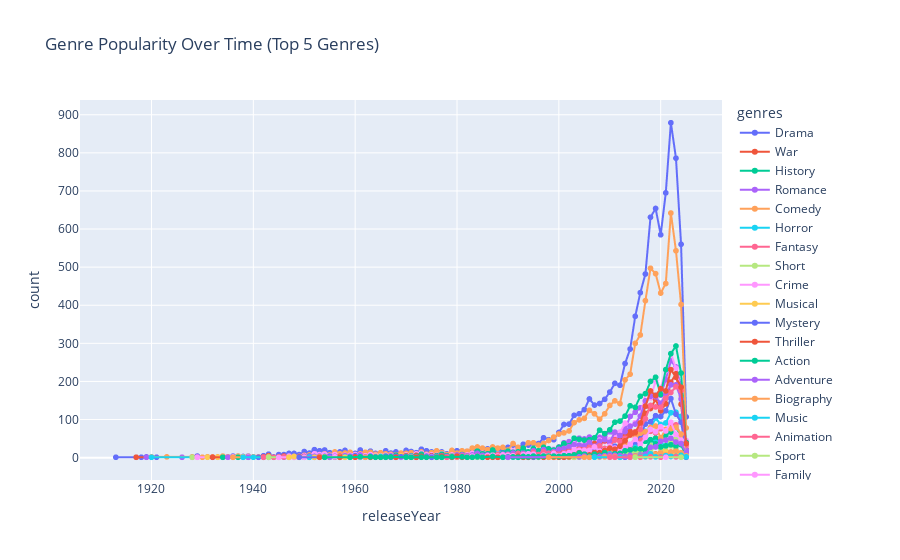

Write notebook code for a chart like this one.
### Code cell
fig = px.line(genre_popularity, x='releaseYear', y='count', color='genres',
              title='Genre Popularity Over Time (Top 5 Genres)',
              markers=True)
fig.show()

### Figure 1 — Plotly figure (JSON) as saved in the notebook; plotly's stock layout.template omitted (floating-point values rounded to 4 significant figures)
{"data": [{"hovertemplate": "genres=Drama<br>releaseYear=%{x}<br>count=%{y}<extra></extra>", "legendgroup": "Drama", "line": {"color": "#636efa", "dash": "solid"}, "marker": {"symbol": "circle"}, "mode": "lines+markers", "name": "Drama", "showlegend": true, "type": "scattergl", "x": [1913, 1917, 1918, 1919, 1920, 1921, 1926, 1928, 1929, 1931, 1934, 1935, 1936, 1937, 1938, 1939, 1940, 1942, 1943, 1944, 1945, 1946, 1947, 1948, 1949, 1950, 1951, 1952, 1953, 1954, 1955, 1956, 1957, 1958, 1959, 1960, 1961, 1962, 1963, 1964, 1965, 1966, 1967, 1968, 1969, 1970, 1971, 1972, 1973, 1974, 1975, 1976, 1977, 1978, 1979, 1980, 1981, 1982, 1983, 1984, 1985, 1986, 1987, 1988, 1989, 1990, 1991, 1992, 1993, 1994, 1995, 1996, 1997, 1998, 1999, 2000, 2001, 2002, 2003, 2004, 2005, 2006, 2007, 2008, 2009, 2010, 2011, 2012, 2013, 2014, 2015, 2016, 2017, 2018, 2019, 2020, 2021, 2022, 2023, 2024, 2025], "xaxis": "x", "y": [1, 1, 1, 2, 1, 1, 1, 2, 4, 2, 3, 2, 4, 4, 3, 4, 2, 5, 9, 2, 8, 8, 11, 11, 8, 16, 12, 21, 18, 20, 13, 14, 15, 19, 12, 11, 20, 13, 17, 11, 11, 18, 12, 15, 11, 19, 16, 13, 22, 18, 15, 16, 15, 10, 16, 18, 15, 17, 22, 24, 17, 23, 27, 20, 21, 27, 33, 25, 35, 33, 37, 37, 52, 47, 47, 66, 87, 88, 111, 115, 126, 154, 138, 142, 153, 172, 195, 190, 247, 285, 371, 433, 482, 631, 654, 585, 695, 879, 786, 560, 107], "yaxis": "y"}, {"hovertemplate": "genres=War<br>releaseYear=%{x}<br>count=%{y}<extra></extra>", "legendgroup": "War", "line": {"color": "#EF553B", "dash": "solid"}, "marker": {"symbol": "circle"}, "mode": "lines+markers", "name": "War", "showlegend": true, "type": "scattergl", "x": [1917, 1937, 1938, 1940, 1942, 1943, 1944, 1945, 1946, 1949, 1950, 1951, 1952, 1953, 1954, 1955, 1956, 1958, 1959, 1960, 1961, 1962, 1963, 1965, 1966, 1968, 1969, 1971, 1972, 1975, 1976, 1977, 1980, 1981, 1982, 1983, 1984, 1985, 1987, 1988, 1989, 1991, 1992, 1993, 1994, 1997, 1998, 1999, 2000, 2001, 2002, 2003, 2004, 2005, 2006, 2007, 2008, 2009, 2010, 2011, 2012, 2013, 2014, 2015, 2016, 2017, 2018, 2019, 2020, 2021, 2022, 2023, 2024, 2025], "xaxis": "x", "y": [1, 2, 1, 2, 1, 5, 1, 1, 4, 1, 1, 1, 4, 3, 1, 1, 1, 3, 4, 2, 2, 2, 2, 2, 2, 3, 2, 1, 1, 1, 1, 1, 1, 3, 2, 1, 1, 3, 5, 4, 1, 2, 3, 1, 1, 1, 3, 1, 1, 3, 1, 1, 3, 7, 5, 3, 2, 7, 7, 6, 3, 3, 9, 13, 9, 10, 13, 10, 13, 11, 14, 19, 6, 1], "yaxis": "y"}, {"hovertemplate": "genres=History<br>releaseYear=%{x}<br>count=%{y}<extra></extra>", "legendgroup": "History", "line": {"color": "#00cc96", "dash": "solid"}, "marker": {"symbol": "circle"}, "mode": "lines+markers", "name": "History", "showlegend": true, "type": "scattergl", "x": [1919, 1938, 1942, 1947, 1948, 1949, 1950, 1951, 1952, 1954, 1955, 1956, 1957, 1958, 1960, 1961, 1963, 1966, 1968, 1970, 1971, 1975, 1976, 1977, 1978, 1979, 1980, 1981, 1982, 1984, 1985, 1986, 1987, 1989, 1990, 1991, 1992, 1993, 1994, 1995, 1996, 1997, 1998, 1999, 2000, 2001, 2002, 2003, 2004, 2005, 2006, 2007, 2008, 2009, 2010, 2011, 2012, 2013, 2014, 2015, 2016, 2017, 2018, 2019, 2020, 2021, 2022, 2023, 2024, 2025], "xaxis": "x", "y": [1, 1, 1, 1, 2, 1, 2, 2, 1, 2, 2, 3, 1, 3, 2, 2, 1, 2, 1, 1, 2, 1, 2, 1, 1, 1, 1, 2, 2, 1, 1, 2, 1, 2, 1, 2, 1, 4, 1, 1, 1, 1, 2, 2, 4, 5, 5, 1, 2, 7, 2, 5, 12, 14, 15, 14, 18, 17, 28, 28, 36, 43, 47, 51, 44, 59, 67, 80, 56, 9], "yaxis": "y"}, {"hovertemplate": "genres=Romance<br>releaseYear=%{x}<br>count=%{y}<extra></extra>", "legendgroup": "Romance", "line": {"color": "#ab63fa", "dash": "solid"}, "marker": {"symbol": "circle"}, "mode": "lines+markers", "name": "Romance", "showlegend": true, "type": "scattergl", "x": [1919, 1920, 1926, 1928, 1929, 1931, 1933, 1935, 1936, 1937, 1939, 1941, 1942, 1945, 1946, 1947, 1948, 1949, 1950, 1951, 1952, 1953, 1954, 1955, 1956, 1957, 1958, 1959, 1960, 1961, 1962, 1963, 1964, 1965, 1966, 1967, 1968, 1969, 1970, 1971, 1972, 1973, 1974, 1975, 1976, 1977, 1978, 1979, 1980, 1981, 1982, 1983, 1984, 1985, 1986, 1987, 1988, 1989, 1990, 1991, 1992, 1993, 1994, 1995, 1996, 1997, 1998, 1999, 2000, 2001, 2002, 2003, 2004, 2005, 2006, 2007, 2008, 2009, 2010, 2011, 2012, 2013, 2014, 2015, 2016, 2017, 2018, 2019, 2020, 2021, 2022, 2023, 2024, 2025], "xaxis": "x", "y": [1, 1, 1, 1, 2, 1, 1, 2, 1, 1, 3, 1, 2, 2, 1, 3, 1, 2, 4, 6, 6, 6, 5, 2, 5, 9, 4, 9, 2, 6, 4, 3, 5, 3, 7, 4, 2, 2, 6, 4, 4, 4, 2, 2, 5, 1, 4, 2, 1, 7, 1, 11, 9, 5, 5, 7, 7, 4, 4, 10, 11, 15, 15, 13, 13, 18, 22, 22, 28, 39, 42, 40, 51, 49, 54, 46, 53, 56, 68, 56, 55, 74, 108, 119, 131, 135, 170, 164, 164, 205, 254, 238, 186, 40], "yaxis": "y"}, {"hovertemplate": "genres=Comedy<br>releaseYear=%{x}<br>count=%{y}<extra></extra>", "legendgroup": "Comedy", "line": {"color": "#FFA15A", "dash": "solid"}, "marker": {"symbol": "circle"}, "mode": "lines+markers", "name": "Comedy", "showlegend": true, "type": "scattergl", "x": [1920, 1923, 1928, 1929, 1930, 1931, 1932, 1933, 1934, 1935, 1936, 1937, 1938, 1939, 1940, 1941, 1942, 1943, 1945, 1946, 1947, 1949, 1950, 1951, 1952, 1953, 1954, 1955, 1956, 1957, 1958, 1959, 1960, 1961, 1962, 1963, 1964, 1965, 1966, 1967, 1968, 1969, 1970, 1971, 1972, 1973, 1974, 1975, 1976, 1977, 1978, 1979, 1980, 1981, 1982, 1983, 1984, 1985, 1986, 1987, 1988, 1989, 1990, 1991, 1992, 1993, 1994, 1995, 1996, 1997, 1998, 1999, 2000, 2001, 2002, 2003, 2004, 2005, 2006, 2007, 2008, 2009, 2010, 2011, 2012, 2013, 2014, 2015, 2016, 2017, 2018, 2019, 2020, 2021, 2022, 2023, 2024, 2025], "xaxis": "x", "y": [2, 2, 2, 1, 1, 2, 2, 2, 4, 2, 2, 4, 2, 3, 2, 2, 1, 3, 2, 2, 1, 3, 6, 7, 8, 6, 10, 7, 15, 10, 12, 14, 8, 10, 14, 14, 9, 13, 10, 9, 7, 12, 11, 13, 9, 15, 9, 13, 18, 13, 8, 19, 12, 18, 17, 25, 28, 25, 21, 28, 25, 27, 20, 37, 27, 25, 39, 39, 33, 37, 45, 54, 62, 65, 70, 92, 99, 103, 124, 115, 101, 115, 137, 149, 142, 204, 219, 300, 322, 412, 497, 483, 432, 457, 642, 543, 402, 78], "yaxis": "y"}, {"hovertemplate": "genres=Horror<br>releaseYear=%{x}<br>count=%{y}<extra></extra>", "legendgroup": "Horror", "line": {"color": "#19d3f3", "dash": "solid"}, "marker": {"symbol": "circle"}, "mode": "lines+markers", "name": "Horror", "showlegend": true, "type": "scattergl", "x": [1920, 1939, 1943, 1944, 1945, 1949, 1952, 1954, 1959, 1960, 1961, 1962, 1963, 1966, 1968, 1969, 1970, 1971, 1972, 1973, 1974, 1976, 1978, 1979, 1980, 1981, 1982, 1983, 1984, 1985, 1986, 1987, 1988, 1989, 1990, 1991, 1992, 1994, 1996, 1997, 1998, 1999, 2000, 2001, 2002, 2003, 2004, 2005, 2006, 2007, 2008, 2009, 2010, 2011, 2012, 2013, 2014, 2015, 2016, 2017, 2018, 2019, 2020, 2021, 2022, 2023, 2024, 2025], "xaxis": "x", "y": [1, 1, 1, 1, 2, 2, 1, 1, 3, 2, 1, 1, 2, 1, 1, 1, 3, 5, 2, 2, 2, 2, 3, 1, 2, 2, 2, 3, 2, 1, 3, 4, 3, 4, 3, 1, 1, 2, 3, 3, 7, 7, 6, 7, 14, 10, 17, 20, 16, 22, 15, 24, 21, 23, 22, 33, 33, 36, 49, 69, 78, 104, 87, 91, 118, 119, 108, 3], "yaxis": "y"}, {"hovertemplate": "genres=Fantasy<br>releaseYear=%{x}<br>count=%{y}<extra></extra>", "legendgroup": "Fantasy", "line": {"color": "#FF6692", "dash": "solid"}, "marker": {"symbol": "circle"}, "mode": "lines+markers", "name": "Fantasy", "showlegend": true, "type": "scattergl", "x": [1928, 1932, 1944, 1945, 1949, 1950, 1951, 1955, 1957, 1960, 1963, 1966, 1969, 1971, 1973, 1974, 1975, 1976, 1978, 1980, 1982, 1984, 1985, 1986, 1987, 1988, 1989, 1990, 1991, 1992, 1993, 1994, 1995, 1996, 1997, 1998, 1999, 2000, 2001, 2002, 2003, 2004, 2005, 2006, 2007, 2008, 2009, 2010, 2011, 2012, 2013, 2014, 2015, 2016, 2017, 2018, 2019, 2020, 2021, 2022, 2023, 2024, 2025], "xaxis": "x", "y": [1, 1, 1, 1, 1, 1, 2, 2, 1, 1, 1, 1, 1, 3, 3, 3, 1, 1, 3, 2, 1, 5, 1, 2, 3, 5, 5, 1, 2, 3, 8, 6, 3, 4, 6, 6, 5, 7, 14, 9, 9, 16, 11, 16, 16, 18, 24, 16, 17, 20, 21, 26, 33, 48, 61, 69, 65, 76, 71, 88, 86, 60, 9], "yaxis": "y"}, {"hovertemplate": "genres=Short<br>releaseYear=%{x}<br>count=%{y}<extra></extra>", "legendgroup": "Short", "line": {"color": "#B6E880", "dash": "solid"}, "marker": {"symbol": "circle"}, "mode": "lines+markers", "name": "Short", "showlegend": true, "type": "scattergl", "x": [1928, 1942, 1943, 1946, 1953, 1955, 1966, 1970, 1979, 1988, 1993, 1996, 1998, 1999, 2001, 2002, 2003, 2004, 2006, 2008, 2010, 2011, 2012, 2013, 2014, 2015, 2016, 2017, 2018, 2019, 2020, 2021, 2022, 2023, 2024], "xaxis": "x", "y": [1, 1, 1, 2, 1, 1, 1, 1, 1, 1, 1, 1, 1, 1, 1, 1, 1, 1, 3, 1, 1, 2, 3, 3, 4, 4, 8, 11, 15, 30, 24, 29, 31, 22, 7], "yaxis": "y"}, {"hovertemplate": "genres=Crime<br>releaseYear=%{x}<br>count=%{y}<extra></extra>", "legendgroup": "Crime", "line": {"color": "#FF97FF", "dash": "solid"}, "marker": {"symbol": "circle"}, "mode": "lines+markers", "name": "Crime", "showlegend": true, "type": "scattergl", "x": [1929, 1932, 1934, 1935, 1936, 1937, 1938, 1939, 1941, 1942, 1943, 1945, 1947, 1948, 1949, 1950, 1951, 1952, 1953, 1954, 1955, 1956, 1957, 1958, 1959, 1960, 1961, 1962, 1963, 1964, 1965, 1966, 1967, 1968, 1969, 1970, 1971, 1972, 1973, 1974, 1975, 1976, 1977, 1978, 1979, 1980, 1981, 1982, 1983, 1984, 1985, 1986, 1987, 1988, 1989, 1990, 1991, 1992, 1993, 1994, 1995, 1996, 1997, 1998, 1999, 2000, 2001, 2002, 2003, 2004, 2005, 2006, 2007, 2008, 2009, 2010, 2011, 2012, 2013, 2014, 2015, 2016, 2017, 2018, 2019, 2020, 2021, 2022, 2023, 2024, 2025], "xaxis": "x", "y": [1, 1, 1, 1, 2, 2, 1, 2, 1, 1, 1, 1, 4, 2, 2, 5, 4, 10, 8, 9, 5, 8, 5, 6, 6, 8, 8, 5, 8, 6, 5, 6, 6, 3, 2, 7, 4, 10, 12, 7, 7, 6, 10, 5, 7, 5, 6, 7, 11, 9, 11, 10, 9, 10, 10, 15, 18, 12, 12, 12, 19, 15, 18, 24, 22, 26, 32, 30, 36, 28, 38, 40, 42, 46, 42, 47, 58, 67, 90, 84, 92, 109, 168, 157, 200, 183, 229, 273, 235, 169, 45], "yaxis": "y"}, {"hovertemplate": "genres=Musical<br>releaseYear=%{x}<br>count=%{y}<extra></extra>", "legendgroup": "Musical", "line": {"color": "#FECB52", "dash": "solid"}, "marker": {"symbol": "circle"}, "mode": "lines+markers", "name": "Musical", "showlegend": true, "type": "scattergl", "x": [1931, 1933, 1934, 1936, 1937, 1938, 1940, 1945, 1949, 1951, 1952, 1953, 1954, 1956, 1957, 1958, 1959, 1961, 1962, 1963, 1964, 1965, 1966, 1967, 1968, 1969, 1970, 1971, 1973, 1974, 1975, 1978, 1983, 1984, 1986, 1987, 1988, 1992, 1993, 1994, 1995, 1996, 1998, 1999, 2000, 2001, 2002, 2003, 2004, 2005, 2006, 2007, 2008, 2009, 2010, 2011, 2012, 2013, 2014, 2015, 2016, 2017, 2018, 2019, 2020, 2021, 2022, 2023, 2024], "xaxis": "x", "y": [1, 1, 2, 1, 2, 2, 1, 1, 1, 1, 1, 1, 2, 3, 4, 3, 1, 1, 2, 1, 4, 4, 4, 1, 1, 5, 2, 2, 1, 1, 1, 1, 2, 2, 2, 1, 1, 2, 1, 1, 1, 2, 1, 1, 1, 3, 3, 2, 3, 3, 2, 3, 2, 3, 3, 1, 3, 6, 5, 4, 10, 13, 7, 9, 10, 18, 7, 9, 4], "yaxis": "y"}, {"hovertemplate": "genres=Mystery<br>releaseYear=%{x}<br>count=%{y}<extra></extra>", "legendgroup": "Mystery", "line": {"color": "#636efa", "dash": "solid"}, "marker": {"symbol": "circle"}, "mode": "lines+markers", "name": "Mystery", "showlegend": true, "type": "scattergl", "x": [1932, 1934, 1941, 1943, 1948, 1949, 1950, 1951, 1952, 1953, 1954, 1955, 1956, 1957, 1958, 1959, 1960, 1961, 1962, 1963, 1964, 1965, 1966, 1967, 1968, 1969, 1970, 1971, 1972, 1973, 1974, 1976, 1977, 1979, 1980, 1981, 1982, 1983, 1985, 1986, 1987, 1988, 1990, 1992, 1993, 1994, 1995, 1996, 1997, 1998, 1999, 2000, 2001, 2002, 2003, 2004, 2005, 2006, 2007, 2008, 2009, 2010, 2011, 2012, 2013, 2014, 2015, 2016, 2017, 2018, 2019, 2020, 2021, 2022, 2023, 2024, 2025], "xaxis": "x", "y": [1, 1, 1, 1, 1, 2, 2, 4, 3, 2, 3, 4, 2, 1, 3, 2, 5, 2, 2, 4, 2, 1, 3, 1, 1, 1, 4, 2, 3, 2, 2, 1, 1, 1, 1, 1, 2, 2, 1, 2, 3, 1, 1, 1, 5, 1, 3, 3, 10, 6, 13, 6, 9, 14, 15, 18, 19, 17, 26, 20, 21, 18, 30, 26, 23, 35, 39, 60, 88, 94, 110, 108, 123, 155, 114, 93, 18], "yaxis": "y"}, {"hovertemplate": "genres=Thriller<br>releaseYear=%{x}<br>count=%{y}<extra></extra>", "legendgroup": "Thriller", "line": {"color": "#EF553B", "dash": "solid"}, "marker": {"symbol": "circle"}, "mode": "lines+markers", "name": "Thriller", "showlegend": true, "type": "scattergl", "x": [1932, 1934, 1942, 1943, 1945, 1946, 1947, 1948, 1949, 1950, 1951, 1952, 1953, 1954, 1956, 1957, 1958, 1960, 1961, 1963, 1964, 1965, 1966, 1967, 1970, 1971, 1972, 1973, 1974, 1975, 1976, 1977, 1978, 1979, 1982, 1983, 1984, 1985, 1986, 1987, 1988, 1990, 1991, 1992, 1993, 1994, 1995, 1996, 1997, 1998, 1999, 2000, 2001, 2002, 2003, 2004, 2005, 2006, 2007, 2008, 2009, 2010, 2011, 2012, 2013, 2014, 2015, 2016, 2017, 2018, 2019, 2020, 2021, 2022, 2023, 2024, 2025], "xaxis": "x", "y": [1, 1, 2, 1, 2, 2, 1, 1, 2, 3, 1, 1, 1, 2, 3, 4, 5, 2, 1, 1, 1, 1, 2, 4, 5, 4, 6, 5, 3, 5, 2, 2, 2, 2, 5, 5, 5, 4, 5, 4, 4, 2, 4, 6, 9, 4, 4, 8, 8, 11, 7, 19, 15, 21, 13, 24, 28, 35, 37, 36, 44, 40, 47, 45, 56, 69, 61, 72, 116, 129, 153, 123, 141, 198, 220, 140, 22], "yaxis": "y"}, {"hovertemplate": "genres=Action<br>releaseYear=%{x}<br>count=%{y}<extra></extra>", "legendgroup": "Action", "line": {"color": "#00cc96", "dash": "solid"}, "marker": {"symbol": "circle"}, "mode": "lines+markers", "name": "Action", "showlegend": true, "type": "scattergl", "x": [1934, 1937, 1939, 1948, 1953, 1955, 1958, 1959, 1961, 1962, 1963, 1965, 1966, 1968, 1969, 1970, 1971, 1972, 1973, 1974, 1975, 1976, 1977, 1978, 1979, 1980, 1981, 1982, 1983, 1984, 1985, 1986, 1987, 1988, 1989, 1990, 1991, 1992, 1993, 1994, 1995, 1996, 1997, 1998, 1999, 2000, 2001, 2002, 2003, 2004, 2005, 2006, 2007, 2008, 2009, 2010, 2011, 2012, 2013, 2014, 2015, 2016, 2017, 2018, 2019, 2020, 2021, 2022, 2023, 2024, 2025], "xaxis": "x", "y": [1, 1, 1, 2, 1, 1, 2, 1, 2, 1, 2, 1, 4, 6, 2, 2, 4, 3, 9, 4, 3, 5, 9, 5, 4, 6, 8, 3, 6, 17, 10, 10, 20, 9, 12, 17, 14, 15, 25, 15, 24, 18, 27, 23, 20, 27, 37, 31, 51, 48, 46, 47, 52, 72, 63, 73, 93, 96, 109, 136, 132, 161, 168, 200, 211, 166, 231, 273, 293, 222, 40], "yaxis": "y"}, {"hovertemplate": "genres=Adventure<br>releaseYear=%{x}<br>count=%{y}<extra></extra>", "legendgroup": "Adventure", "line": {"color": "#ab63fa", "dash": "solid"}, "marker": {"symbol": "circle"}, "mode": "lines+markers", "name": "Adventure", "showlegend": true, "type": "scattergl", "x": [1935, 1936, 1939, 1942, 1943, 1947, 1948, 1950, 1951, 1952, 1953, 1955, 1956, 1957, 1958, 1959, 1961, 1962, 1963, 1964, 1965, 1966, 1967, 1968, 1969, 1971, 1972, 1973, 1974, 1975, 1976, 1977, 1978, 1979, 1980, 1981, 1982, 1983, 1984, 1985, 1986, 1987, 1988, 1989, 1990, 1991, 1992, 1993, 1994, 1995, 1996, 1997, 1998, 1999, 2000, 2001, 2002, 2003, 2004, 2005, 2006, 2007, 2008, 2009, 2010, 2011, 2012, 2013, 2014, 2015, 2016, 2017, 2018, 2019, 2020, 2021, 2022, 2023, 2024, 2025], "xaxis": "x", "y": [1, 1, 1, 1, 1, 1, 1, 2, 2, 2, 4, 1, 3, 1, 5, 4, 7, 2, 2, 2, 2, 3, 5, 3, 2, 3, 1, 3, 4, 3, 3, 5, 3, 2, 7, 7, 5, 7, 11, 6, 7, 6, 3, 9, 9, 12, 8, 11, 7, 18, 8, 21, 12, 16, 22, 24, 29, 34, 33, 31, 40, 30, 43, 47, 40, 67, 58, 68, 82, 88, 109, 149, 161, 160, 143, 166, 191, 191, 154, 20], "yaxis": "y"}, {"hovertemplate": "genres=Biography<br>releaseYear=%{x}<br>count=%{y}<extra></extra>", "legendgroup": "Biography", "line": {"color": "#FFA15A", "dash": "solid"}, "marker": {"symbol": "circle"}, "mode": "lines+markers", "name": "Biography", "showlegend": true, "type": "scattergl", "x": [1936, 1942, 1947, 1948, 1951, 1952, 1954, 1957, 1958, 1962, 1963, 1965, 1966, 1968, 1972, 1973, 1974, 1978, 1979, 1980, 1981, 1982, 1983, 1984, 1985, 1986, 1987, 1988, 1989, 1990, 1991, 1992, 1993, 1994, 1996, 1997, 1998, 1999, 2000, 2001, 2002, 2003, 2004, 2005, 2006, 2007, 2008, 2009, 2010, 2011, 2012, 2013, 2014, 2015, 2016, 2017, 2018, 2019, 2020, 2021, 2022, 2023, 2024, 2025], "xaxis": "x", "y": [1, 1, 1, 3, 1, 1, 1, 2, 1, 1, 1, 1, 1, 2, 1, 1, 1, 1, 2, 1, 1, 3, 1, 2, 2, 4, 3, 1, 3, 5, 4, 1, 4, 1, 1, 4, 2, 1, 5, 4, 5, 7, 6, 12, 8, 11, 10, 16, 18, 21, 21, 35, 35, 51, 64, 68, 79, 83, 52, 74, 76, 80, 62, 6], "yaxis": "y"}, {"hovertemplate": "genres=Music<br>releaseYear=%{x}<br>count=%{y}<extra></extra>", "legendgroup": "Music", "line": {"color": "#19d3f3", "dash": "solid"}, "marker": {"symbol": "circle"}, "mode": "lines+markers", "name": "Music", "showlegend": true, "type": "scattergl", "x": [1938, 1940, 1950, 1951, 1952, 1956, 1957, 1958, 1961, 1963, 1965, 1966, 1968, 1969, 1970, 1971, 1972, 1973, 1974, 1975, 1977, 1979, 1980, 1981, 1983, 1984, 1985, 1986, 1987, 1988, 1989, 1990, 1991, 1992, 1993, 1994, 1995, 1996, 1997, 1998, 2000, 2001, 2002, 2003, 2004, 2005, 2006, 2007, 2008, 2009, 2010, 2011, 2012, 2013, 2014, 2015, 2016, 2017, 2018, 2019, 2020, 2021, 2022, 2023, 2024, 2025], "xaxis": "x", "y": [1, 1, 1, 1, 1, 2, 1, 2, 1, 1, 3, 1, 1, 1, 3, 1, 2, 2, 1, 1, 2, 1, 4, 2, 3, 2, 1, 2, 2, 2, 2, 2, 2, 2, 2, 3, 1, 1, 2, 3, 6, 2, 5, 4, 7, 4, 14, 7, 10, 4, 10, 10, 13, 13, 17, 27, 18, 17, 46, 40, 41, 29, 48, 41, 34, 4], "yaxis": "y"}, {"hovertemplate": "genres=Animation<br>releaseYear=%{x}<br>count=%{y}<extra></extra>", "legendgroup": "Animation", "line": {"color": "#FF6692", "dash": "solid"}, "marker": {"symbol": "circle"}, "mode": "lines+markers", "name": "Animation", "showlegend": true, "type": "scattergl", "x": [1942, 1943, 1946, 1948, 1967, 1968, 1969, 1971, 1973, 1975, 1976, 1978, 1979, 1980, 1981, 1982, 1983, 1984, 1985, 1986, 1987, 1988, 1989, 1990, 1991, 1992, 1993, 1994, 1995, 1996, 1997, 1998, 1999, 2000, 2001, 2002, 2003, 2004, 2005, 2006, 2007, 2008, 2009, 2010, 2011, 2012, 2013, 2014, 2015, 2016, 2017, 2018, 2019, 2020, 2021, 2022, 2023, 2024, 2025], "xaxis": "x", "y": [1, 1, 2, 1, 1, 1, 1, 2, 2, 1, 2, 1, 3, 2, 4, 3, 3, 4, 1, 4, 6, 8, 6, 7, 6, 11, 9, 9, 14, 8, 15, 11, 13, 9, 13, 16, 18, 22, 21, 27, 29, 31, 22, 30, 46, 42, 51, 59, 68, 74, 102, 137, 133, 132, 156, 171, 186, 176, 32], "yaxis": "y"}, {"hovertemplate": "genres=Sport<br>releaseYear=%{x}<br>count=%{y}<extra></extra>", "legendgroup": "Sport", "line": {"color": "#B6E880", "dash": "solid"}, "marker": {"symbol": "circle"}, "mode": "lines+markers", "name": "Sport", "showlegend": true, "type": "scattergl", "x": [1943, 1953, 1954, 1957, 1958, 1970, 1973, 1977, 1984, 1986, 1987, 1990, 1991, 1993, 1994, 1996, 1998, 1999, 2000, 2001, 2002, 2003, 2004, 2005, 2006, 2007, 2008, 2009, 2010, 2011, 2012, 2013, 2014, 2015, 2016, 2017, 2018, 2019, 2020, 2021, 2022, 2023, 2024, 2025], "xaxis": "x", "y": [1, 1, 2, 1, 1, 1, 1, 1, 2, 1, 1, 1, 3, 2, 2, 1, 1, 3, 3, 5, 2, 5, 5, 7, 8, 5, 8, 5, 5, 8, 10, 13, 10, 15, 19, 20, 32, 32, 27, 29, 41, 49, 46, 12], "yaxis": "y"}, {"hovertemplate": "genres=Family<br>releaseYear=%{x}<br>count=%{y}<extra></extra>", "legendgroup": "Family", "line": {"color": "#FF97FF", "dash": "solid"}, "marker": {"symbol": "circle"}, "mode": "lines+markers", "name": "Family", "showlegend": true, "type": "scattergl", "x": [1945, 1948, 1950, 1953, 1954, 1956, 1960, 1961, 1963, 1967, 1969, 1970, 1971, 1973, 1974, 1975, 1976, 1979, 1980, 1981, 1982, 1983, 1984, 1985, 1986, 1987, 1988, 1989, 1990, 1991, 1992, 1993, 1994, 1995, 1996, 1997, 1998, 1999, 2000, 2001, 2002, 2003, 2004, 2005, 2006, 2007, 2008, 2009, 2010, 2011, 2012, 2013, 2014, 2015, 2016, 2017, 2018, 2019, 2020, 2021, 2022, 2023, 2024, 2025], "xaxis": "x", "y": [1, 1, 1, 1, 1, 2, 1, 1, 1, 2, 1, 1, 2, 1, 1, 2, 1, 2, 4, 1, 2, 4, 3, 2, 5, 6, 4, 7, 6, 5, 1, 8, 10, 9, 2, 6, 5, 11, 5, 10, 13, 21, 19, 19, 19, 28, 17, 20, 30, 25, 19, 27, 35, 48, 35, 53, 74, 68, 81, 70, 93, 61, 46, 4], "yaxis": "y"}, {"hovertemplate": "genres=Film-Noir<br>releaseYear=%{x}<br>count=%{y}<extra></extra>", "legendgroup": "Film-Noir", "line": {"color": "#FECB52", "dash": "solid"}, "marker": {"symbol": "circle"}, "mode": "lines+markers", "name": "Film-Noir", "showlegend": true, "type": "scattergl", "x": [1947, 1948, 1952, 1953, 1954, 1957, 1958], "xaxis": "x", "y": [1, 3, 1, 2, 2, 1, 1], "yaxis": "y"}, {"hovertemplate": "genres=Western<br>releaseYear=%{x}<br>count=%{y}<extra></extra>", "legendgroup": "Western", "line": {"color": "#636efa", "dash": "solid"}, "marker": {"symbol": "circle"}, "mode": "lines+markers", "name": "Western", "showlegend": true, "type": "scattergl", "x": [1949, 1959, 1964, 1966, 1967, 1968, 1969, 1970, 1972, 1974, 1975, 1985, 1988, 1990, 1992, 1993, 1995, 2001, 2006, 2012, 2013, 2014, 2015, 2016, 2017, 2018, 2019, 2020, 2021, 2022, 2023, 2024, 2025], "xaxis": "x", "y": [1, 1, 1, 3, 1, 3, 2, 2, 1, 1, 1, 1, 1, 1, 1, 1, 1, 1, 1, 1, 1, 1, 3, 2, 7, 4, 4, 2, 4, 4, 2, 3, 1], "yaxis": "y"}, {"hovertemplate": "genres=Documentary<br>releaseYear=%{x}<br>count=%{y}<extra></extra>", "legendgroup": "Documentary", "line": {"color": "#EF553B", "dash": "solid"}, "marker": {"symbol": "circle"}, "mode": "lines+markers", "name": "Documentary", "showlegend": true, "type": "scattergl", "x": [1953, 1954, 1957, 1960, 1963, 1965, 1968, 1971, 1972, 1973, 1976, 1977, 1979, 1980, 1981, 1982, 1985, 1986, 1987, 1988, 1989, 1990, 1991, 1992, 1993, 1994, 1995, 1996, 1997, 1998, 1999, 2000, 2001, 2002, 2003, 2004, 2005, 2006, 2007, 2008, 2009, 2010, 2011, 2012, 2013, 2014, 2015, 2016, 2017, 2018, 2019, 2020, 2021, 2022, 2023, 2024, 2025], "xaxis": "x", "y": [1, 1, 1, 1, 1, 1, 1, 1, 1, 3, 1, 4, 1, 4, 1, 1, 1, 1, 1, 1, 1, 1, 2, 3, 1, 1, 3, 2, 1, 2, 2, 1, 1, 2, 7, 13, 9, 7, 13, 13, 19, 25, 22, 30, 44, 60, 66, 91, 135, 175, 163, 181, 175, 231, 211, 185, 37], "yaxis": "y"}, {"hovertemplate": "genres=Sci-Fi<br>releaseYear=%{x}<br>count=%{y}<extra></extra>", "legendgroup": "Sci-Fi", "line": {"color": "#00cc96", "dash": "solid"}, "marker": {"symbol": "circle"}, "mode": "lines+markers", "name": "Sci-Fi", "showlegend": true, "type": "scattergl", "x": [1954, 1959, 1961, 1963, 1964, 1965, 1966, 1967, 1970, 1971, 1973, 1974, 1976, 1977, 1979, 1981, 1982, 1983, 1984, 1985, 1987, 1989, 1990, 1991, 1992, 1993, 1994, 1995, 1996, 1997, 1998, 1999, 2000, 2001, 2002, 2003, 2004, 2005, 2006, 2007, 2008, 2009, 2010, 2011, 2012, 2013, 2014, 2015, 2016, 2017, 2018, 2019, 2020, 2021, 2022, 2023, 2024, 2025], "xaxis": "x", "y": [1, 1, 2, 2, 1, 1, 1, 2, 1, 1, 1, 1, 1, 1, 2, 2, 1, 1, 3, 1, 3, 1, 2, 2, 1, 3, 2, 4, 2, 4, 4, 4, 3, 5, 5, 7, 12, 9, 4, 9, 6, 13, 6, 10, 11, 18, 20, 23, 23, 19, 47, 36, 28, 31, 34, 30, 34, 4], "yaxis": "y"}, {"hovertemplate": "genres=Reality-TV<br>releaseYear=%{x}<br>count=%{y}<extra></extra>", "legendgroup": "Reality-TV", "line": {"color": "#ab63fa", "dash": "solid"}, "marker": {"symbol": "circle"}, "mode": "lines+markers", "name": "Reality-TV", "showlegend": true, "type": "scattergl", "x": [1990, 2004, 2005, 2006, 2007, 2008, 2009, 2010, 2011, 2012, 2013, 2014, 2015, 2016, 2017, 2018, 2019, 2020, 2021, 2022, 2023, 2024, 2025], "xaxis": "x", "y": [1, 2, 4, 1, 2, 3, 5, 7, 6, 5, 3, 6, 5, 7, 9, 27, 28, 43, 46, 51, 41, 37, 13], "yaxis": "y"}, {"hovertemplate": "genres=Game-Show<br>releaseYear=%{x}<br>count=%{y}<extra></extra>", "legendgroup": "Game-Show", "line": {"color": "#FFA15A", "dash": "solid"}, "marker": {"symbol": "circle"}, "mode": "lines+markers", "name": "Game-Show", "showlegend": true, "type": "scattergl", "x": [1998, 2005, 2006, 2009, 2010, 2011, 2012, 2015, 2016, 2017, 2018, 2019, 2020, 2021, 2022, 2023, 2024, 2025], "xaxis": "x", "y": [1, 1, 1, 2, 2, 3, 1, 4, 4, 2, 4, 8, 12, 7, 15, 17, 13, 5], "yaxis": "y"}, {"hovertemplate": "genres=Talk-Show<br>releaseYear=%{x}<br>count=%{y}<extra></extra>", "legendgroup": "Talk-Show", "line": {"color": "#19d3f3", "dash": "solid"}, "marker": {"symbol": "circle"}, "mode": "lines+markers", "name": "Talk-Show", "showlegend": true, "type": "scattergl", "x": [2007, 2012, 2016, 2017, 2018, 2019, 2020, 2021, 2022, 2023, 2024, 2025], "xaxis": "x", "y": [1, 1, 3, 3, 10, 2, 2, 5, 3, 3, 6, 2], "yaxis": "y"}, {"hovertemplate": "genres=News<br>releaseYear=%{x}<br>count=%{y}<extra></extra>", "legendgroup": "News", "line": {"color": "#FF6692", "dash": "solid"}, "marker": {"symbol": "circle"}, "mode": "lines+markers", "name": "News", "showlegend": true, "type": "scattergl", "x": [2010, 2011, 2014, 2016, 2018, 2020, 2023], "xaxis": "x", "y": [1, 1, 1, 1, 2, 1, 2], "yaxis": "y"}, {"hovertemplate": "genres=Action & Adventure<br>releaseYear=%{x}<br>count=%{y}<extra></extra>", "legendgroup": "Action & Adventure", "line": {"color": "#B6E880", "dash": "solid"}, "marker": {"symbol": "circle"}, "mode": "lines+markers", "name": "Action & Adventure", "showlegend": true, "type": "scattergl", "x": [2015, 2024], "xaxis": "x", "y": [1, 1], "yaxis": "y"}, {"hovertemplate": "genres=Adult<br>releaseYear=%{x}<br>count=%{y}<extra></extra>", "legendgroup": "Adult", "line": {"color": "#FF97FF", "dash": "solid"}, "marker": {"symbol": "circle"}, "mode": "lines+markers", "name": "Adult", "showlegend": true, "type": "scattergl", "x": [2021], "xaxis": "x", "y": [1], "yaxis": "y"}], "layout": {"autosize": true, "legend": {"title": {"text": "genres"}, "tracegroupgap": 0}, "title": {"text": "Genre Popularity Over Time (Top 5 Genres)"}, "xaxis": {"anchor": "y", "autorange": true, "domain": [0, 1], "range": [1906.0, 2032.0], "title": {"text": "releaseYear"}, "type": "linear"}, "yaxis": {"anchor": "x", "autorange": true, "domain": [0, 1], "range": [-71.46, 951.5], "title": {"text": "count"}, "type": "linear"}}}
